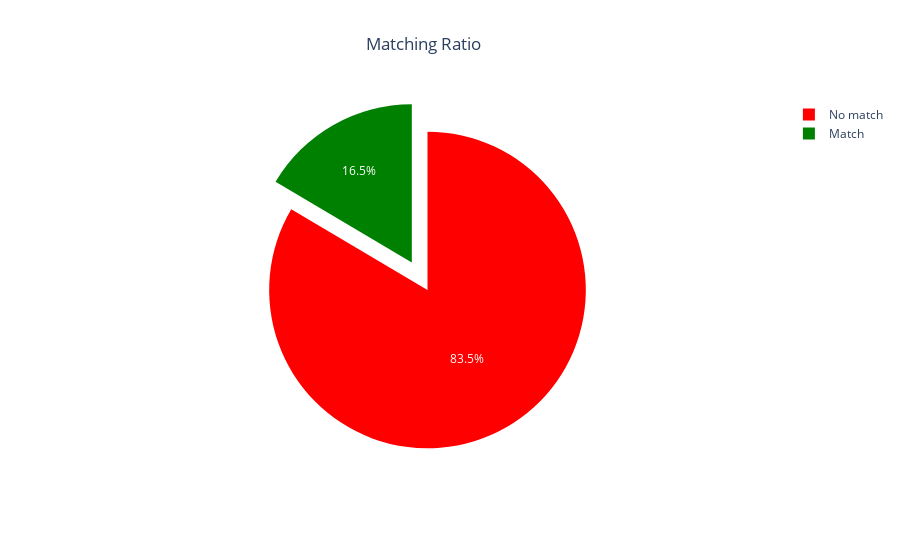

Notebook code cell kept with this figure:
### Markdown cell above
# 2 - Checking Assumptions

### Code cell
colors = ['red','', 'green']

fig = go.Figure(data=[go.Pie(labels=dataset["match"], pull=[0, 0, 0.2, 0])])
fig.update_layout(title_text="Matching Ratio", title_x = 0.47)
fig.update_traces(marker=dict(colors=colors))
fig.show()

### Figure 1 — Plotly figure (JSON) as saved in the notebook; plotly's stock layout.template omitted (floating-point values rounded to 4 significant figures; data arrays with more than 128 entries replaced by an {"elided": "..."} marker saying what was removed)
{"data": [{"labels": {"elided": "8368 str values"}, "marker": {"colors": ["red", "", "green"]}, "pull": [0, 0, 0.2, 0], "type": "pie"}], "layout": {"title": {"text": "Matching Ratio", "x": 0.47}}}
